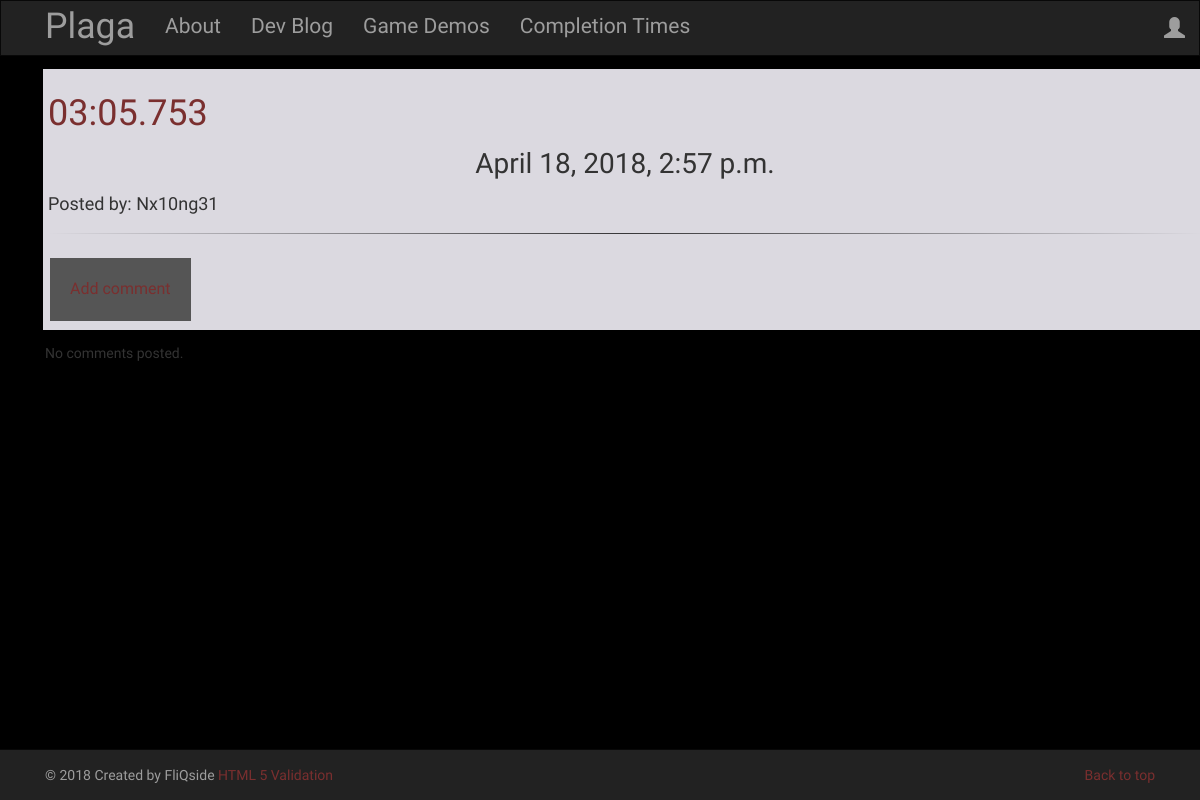
Screenshot of /post/26 with the database file from the repository.
### blog/models.py (models this page shows, shortened)
class Post(models.Model):
    author = models.ForeignKey('auth.User')
    title = models.CharField(max_length=200)
    text = models.TextField()
    created_date = models.DateTimeField(default=timezone.now)
    published_date = models.DateTimeField(blank=True, null=True)

### blog/views.py (the view)
# urls.py: url(r'^post/(?P<pk>\d+)$', views.PostDetailView.as_view(), name='post_detail'),
class PostDetailView(DetailView):
    model = Post

### blog/templates/blog/post_detail.html (shortened to what this page needs)
{% extends 'blog/base.html' %}
{% block content %}
<div id="detail" class="container centerstage plagatron">
  <h1 class="textred">{{ post.title }}</h1>
  {% if post.published_date %}
      <div class="date postdate">
          {{ post.published_date }}
      </div>
      <div class="postauthor">
        <h4>Posted by: {{ post.author }}</h4>
      </div>
  {% else %}
      <a class="btn btn-default" href="{% url 'post_publish' pk=post.pk %}">Publish</a>
  {% endif %}
  <hr class="customhr">
  <button class="plagabuttons"type="button" name="addcomment"> <a href="{% url 'add_comment_to_post' pk=post.pk %}">Add comment</a></button>
</div>
<div class="container">
  {% for comment in post.comments.all %}
    <br>
    {% if user.is_authenticated or comment.approved_comment %}
            {{ comment.created_date }}
            {% if not comment.approved_comment %}
                <a class="btn btn-default" href="{% url 'comment_remove' pk=comment.pk %}"><span class="glyphicon glyphicon-remove"></span></a>
                <a class="btn btn-default" href="{% url 'comment_approve' pk=comment.pk %}"><span class="glyphicon glyphicon-ok"></span></a>
            {% endif %}
        <p>{{ comment.text|safe|linebreaks }}</p>
        <p>Posted by: <strong>{{ comment.author }}</strong></p>
    {% endif %}
    {% empty %}
    <p>No comments posted.</p>
  {% endfor %}
</div>
{% endblock %}

### blog/static/css/blog.css (style rules this page uses)
html, body { background-color: black; font-family: 'IM Fell English SC', serif; height: 100%; }
.plagatron { background-color: rgb(219, 217, 224); border:solid black 3px; margin-top:20px; margin-bottom: auto; }
.textred { color: #7a2f2f; }
.postdate { text-align: center; font-size:2.0em; }
.centerstage { margin-left: auto; margin-right: auto; }
a:link { color:#7a2f2f; }
#detail { margin:10px; padding:5px; }
.plagabuttons { background-color: rgb(85, 85 ,85); border: none; color: white; padding: 20px; text-align: center; text-decoration: none; display: inline-block; font-size: 16px; margin: 4px 2px; cursor: pointer; }
.postauthor { font-size: 1.5em; }
.customhr { border: 0; height: 1px; background-image: linear-gradient(to right, rgba(0, 0, 0, 0), rgba(0, 0, 0, 0.75), rgba(0, 0, 0, 0)); }

### rows the page displays
Post: title "03:05.753", published_date "April 18, 2018, 2:57 p.m.", author "Nx10ng31"
